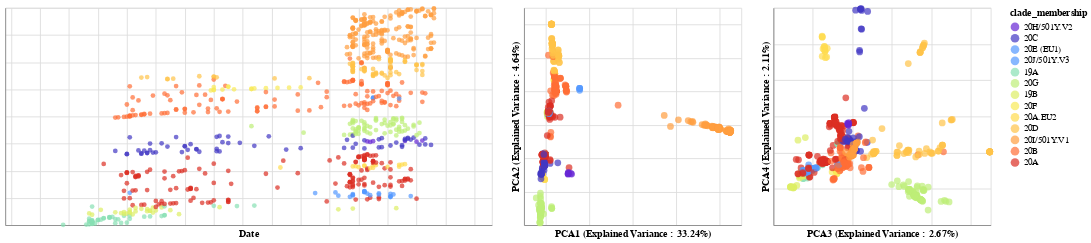

Notebook code for this chart:
### Code cell
list_of_chart = linking_tree_with_plots_brush(merged_pca_df,['pca1','pca2','pca3','pca4', 'pca5', 'pca6'],
                                         ['PCA1 (Explained Variance : {}%'.format(round(explained_variance_PCA[0]*100,2)) + ")",
                                          'PCA2 (Explained Variance : {}%'.format(round(explained_variance_PCA[1]*100,2)) + ")",
                                          'PCA3 (Explained Variance : {}%'.format(round(explained_variance_PCA[2]*100,2)) + ")",
                                          'PCA4 (Explained Variance : {}%'.format(round(explained_variance_PCA[3]*100,2)) + ")",
                                          'PCA5 (Explained Variance : {}%'.format(round(explained_variance_PCA[4]*100,2)) + ")",
                                          'PCA6 (Explained Variance : {}%'.format(round(explained_variance_PCA[5]*100,2)) + ")"],
                                         "clade_membership:N",['strain', "clade_membership"], domain, range_)
PCAFluBrush = list_of_chart[0]|list_of_chart[1]|list_of_chart[2]

PCAFluBrush
#PCAFluBrush.save("docs/PCA" + virus_name + "Brush.html")

### Figure 1 — Vega-Lite specification as saved in the notebook (floating-point values rounded to 4 significant figures; data arrays with more than 128 entries replaced by an {"elided": "..."} marker saying what was removed)
{"config": {"view": {"continuousWidth": 400, "continuousHeight": 300}}, "hconcat": [{"mark": "circle", "encoding": {"color": {"condition": {"type": "nominal", "field": "clade_membership", "scale": {"domain": ["20H/501Y.V2", "20C", "20E (EU1)", "20J/501Y.V3", "19A", "20G", "19B", "20F", "20A.EU2", "20D", "20I/501Y.V1", "20B", "20A"], "range": ["#6626d4", "#4138c3", "#5499ff", "#5499ff", "#87dfb3", "#bdee78", "#ddee64", "#f8e957", "#ffdb4e", "#ffc348", "#ff9e40", "#ff6e36", "#dc2f24"]}, "selection": "selector001"}, "value": "gray"}, "tooltip": [{"type": "nominal", "field": "strain"}, {"type": "nominal", "field": "clade_membership"}], "x": {"type": "quantitative", "axis": {"labels": false, "ticks": false}, "field": "date", "scale": {"domain": [2020.0, 2021.0]}, "title": "Date"}, "y": {"type": "quantitative", "axis": {"labels": false, "ticks": false}, "field": "y", "title": ""}}, "height": 250, "selection": {"selector001": {"type": "interval", "resolve": "global"}}, "width": 560}, {"mark": {"type": "circle", "size": 60}, "encoding": {"color": {"condition": {"type": "nominal", "field": "clade_membership", "scale": {"domain": ["20H/501Y.V2", "20C", "20E (EU1)", "20J/501Y.V3", "19A", "20G", "19B", "20F", "20A.EU2", "20D", "20I/501Y.V1", "20B", "20A"], "range": ["#6626d4", "#4138c3", "#5499ff", "#5499ff", "#87dfb3", "#bdee78", "#ddee64", "#f8e957", "#ffdb4e", "#ffc348", "#ff9e40", "#ff6e36", "#dc2f24"]}, "selection": "selector001"}, "value": "gray"}, "tooltip": [{"type": "nominal", "field": "strain"}, {"type": "nominal", "field": "clade_membership"}], "x": {"type": "quantitative", "axis": {"labels": false, "ticks": false}, "field": "pca1", "title": "PCA1 (Explained Variance : 33.24%)"}, "y": {"type": "quantitative", "axis": {"labels": false, "ticks": false}, "field": "pca2", "title": "PCA2 (Explained Variance : 4.64%)"}}, "height": 250, "selection": {"selector001": {"type": "interval", "resolve": "global"}}, "width": 250}, {"mark": {"type": "circle", "size": 60}, "encoding": {"color": {"condition": {"type": "nominal", "field": "clade_membership", "scale": {"domain": ["20H/501Y.V2", "20C", "20E (EU1)", "20J/501Y.V3", "19A", "20G", "19B", "20F", "20A.EU2", "20D", "20I/501Y.V1", "20B", "20A"], "range": ["#6626d4", "#4138c3", "#5499ff", "#5499ff", "#87dfb3", "#bdee78", "#ddee64", "#f8e957", "#ffdb4e", "#ffc348", "#ff9e40", "#ff6e36", "#dc2f24"]}, "selection": "selector001"}, "value": "gray"}, "tooltip": [{"type": "nominal", "field": "strain"}, {"type": "nominal", "field": "clade_membership"}], "x": {"type": "quantitative", "axis": {"labels": false, "ticks": false}, "field": "pca3", "title": "PCA3 (Explained Variance : 2.67%)"}, "y": {"type": "quantitative", "axis": {"labels": false, "ticks": false}, "field": "pca4", "title": "PCA4 (Explained Variance : 2.11%)"}}, "height": 250, "selection": {"selector001": {"type": "interval", "resolve": "global"}}, "width": 250}], "data": {"name": "data-7f485e23e6e2f0313f659d4344425797"}, "$schema": "https://vega.github.io/schema/vega-lite/v4.8.1.json", "datasets": {"data-7f485e23e6e2f0313f659d4344425797": {"elided": "798 records"}}}
